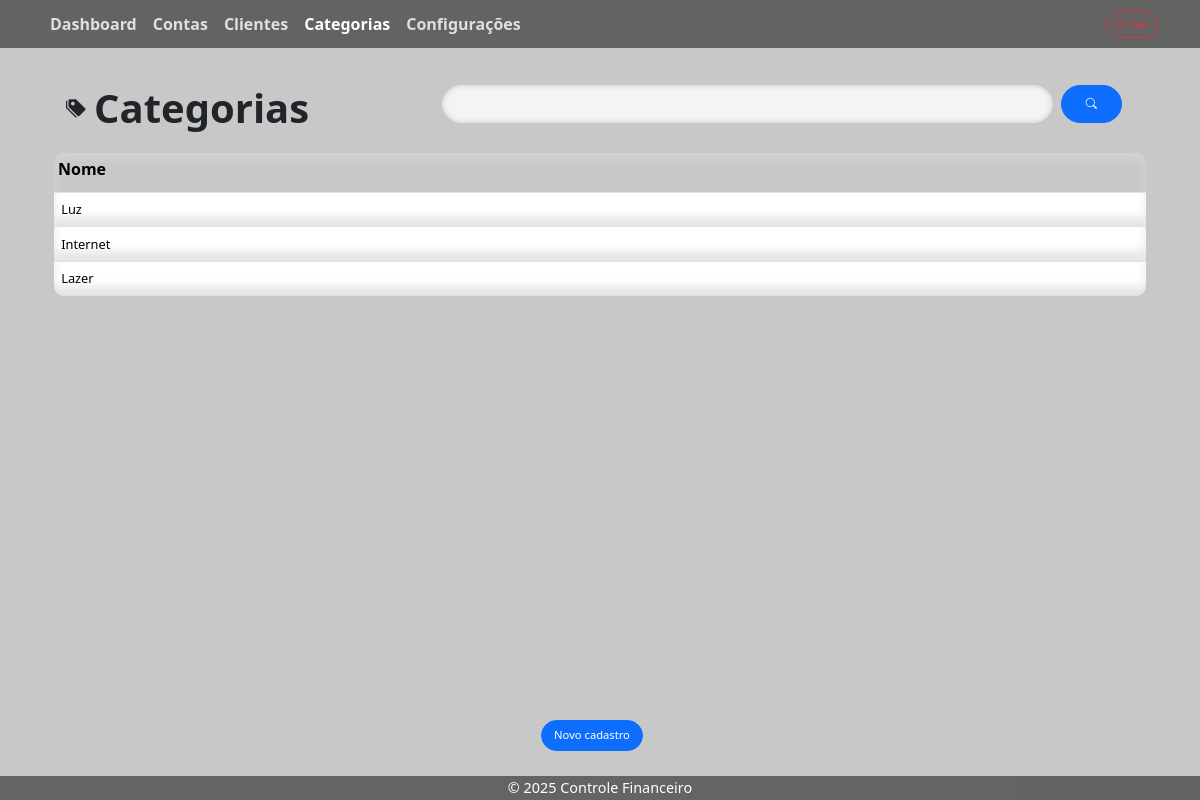
The app's page /categorias/ (signed in), older data.
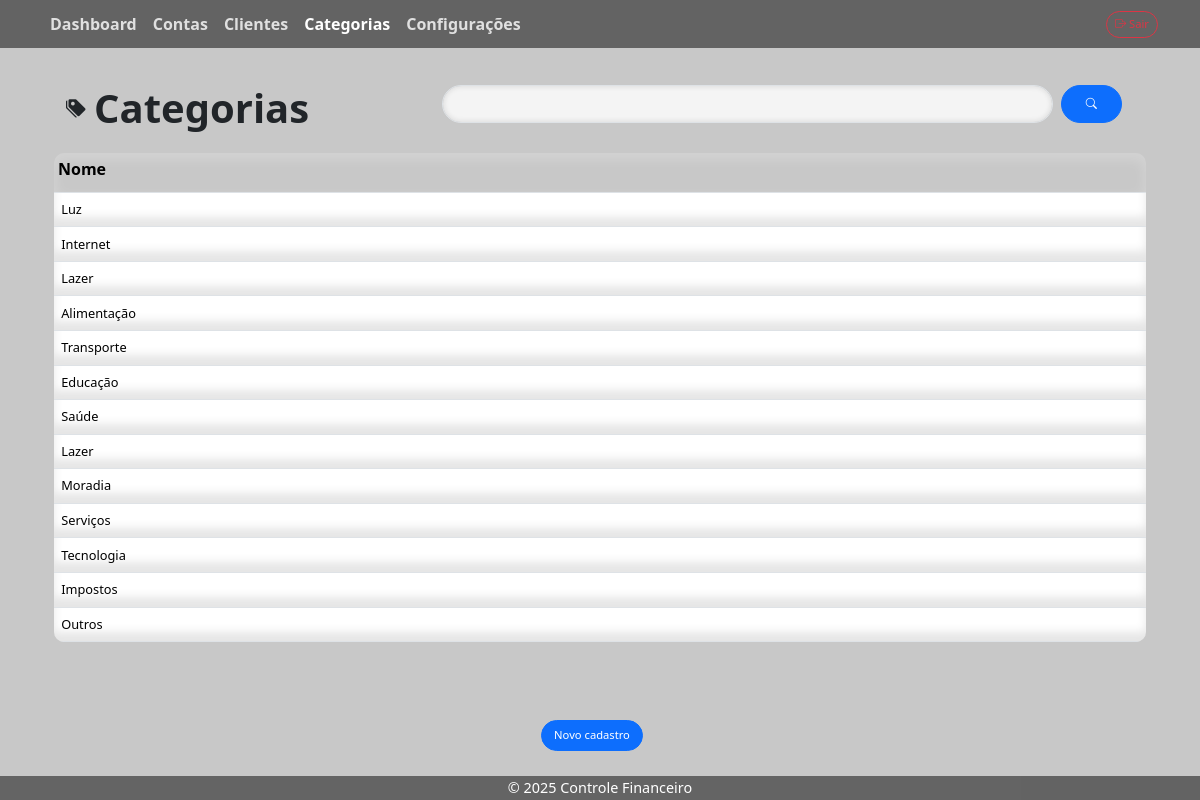
The same page, newer data.
### categorias/models.py (models this page shows, shortened)
class Categoria(models.Model):
    nome = models.CharField(max_length=50)

### categorias/views.py (the view, shortened to what this page needs)
# urls.py: path('', categoria_list, name='categoria_list'),
@login_required()
def categoria_list(request):
    categorias_qs = Categoria.objects.all()
    categoria_filter = CategoriaFilter(request.GET, queryset=categorias_qs)
    form = CategoriaForm()
    context = {
        'filter': categoria_filter,
        'form': form,
        'categorias': categorias_qs,
    }
    return render(request, 'categorias/categoria_list.html', context)

### categorias/forms.py
class CategoriaForm(forms.ModelForm):
    class Meta:
        model = Categoria
        fields = '__all__'

### configuracoes/context_processors.py (called while the page is built)
def tema_context(request):
    try:
        config = Configuracao.objects.first()
        return {'tema': config.tema if config else 'light'}
    except:
        return {'tema': 'light'}

### contas/templatetags/contas_extras.py (called while the page is built)
@register.inclusion_tag("partials/ordenar_th.html")
def ordenar_th(label, field, order_by, order):
    return {
        "label": label,
        "field": field,
        "order_by": order_by,
        "order": order,
    }

### categorias/templates/categorias/categoria_list.html (shortened to what this page needs)
{% extends 'content_base.html' %}
{% load static %}
{% block modulo %}<i class="bi bi-tags-fill fs-5 me-2"></i>Categorias{% endblock %}
{% block form %}
    {% include 'categorias/categoria_form.html' %}
{% endblock %}
{% block filter %}
    {% include 'contas_filter.html' %}
{% endblock %}
{% block table %}
<div id="table">
    <div id="thead" >
        <table class="table">
            <colgroup>
                <col style="width: 100%;">
            </colgroup>
            <thead>
                <tr>
                    {% load contas_extras %}
                    {% ordenar_th "Nome" "nome" order_by order %}
                </tr>
            </thead>
        </table>
    </div>
    <div id="tbody">
        <table class="table">
            <colgroup>
                <col style="width: 100%;">
            </colgroup>
            <tbody>
                {% for categoria in filter.qs %}
                    <tr id="{{ categoria.id }}" onclick="select('{{ categoria.id }}')">
                        <td><p>{{ categoria.nome }}</p></td>
                    </tr>
                    {% empty %}
                    <tr>
                        <td colspan="7" class="text-center">Nenhum resultado encontrado.</td>
                    </tr>
                {% endfor %}
            </tbody>
        </table>
    </div>
</div>
{% endblock %}

Row changes from the older to the newer data that the page shows:
added Categoria: nome "Alimentação"
added Categoria: nome "Transporte"
added Categoria: nome "Educação"
added Categoria: nome "Saúde"
added Categoria: nome "Lazer"
added Categoria: nome "Moradia"
added Categoria: nome "Serviços"
added Categoria: nome "Tecnologia"
added Categoria: nome "Impostos"
added Categoria: nome "Outros"
